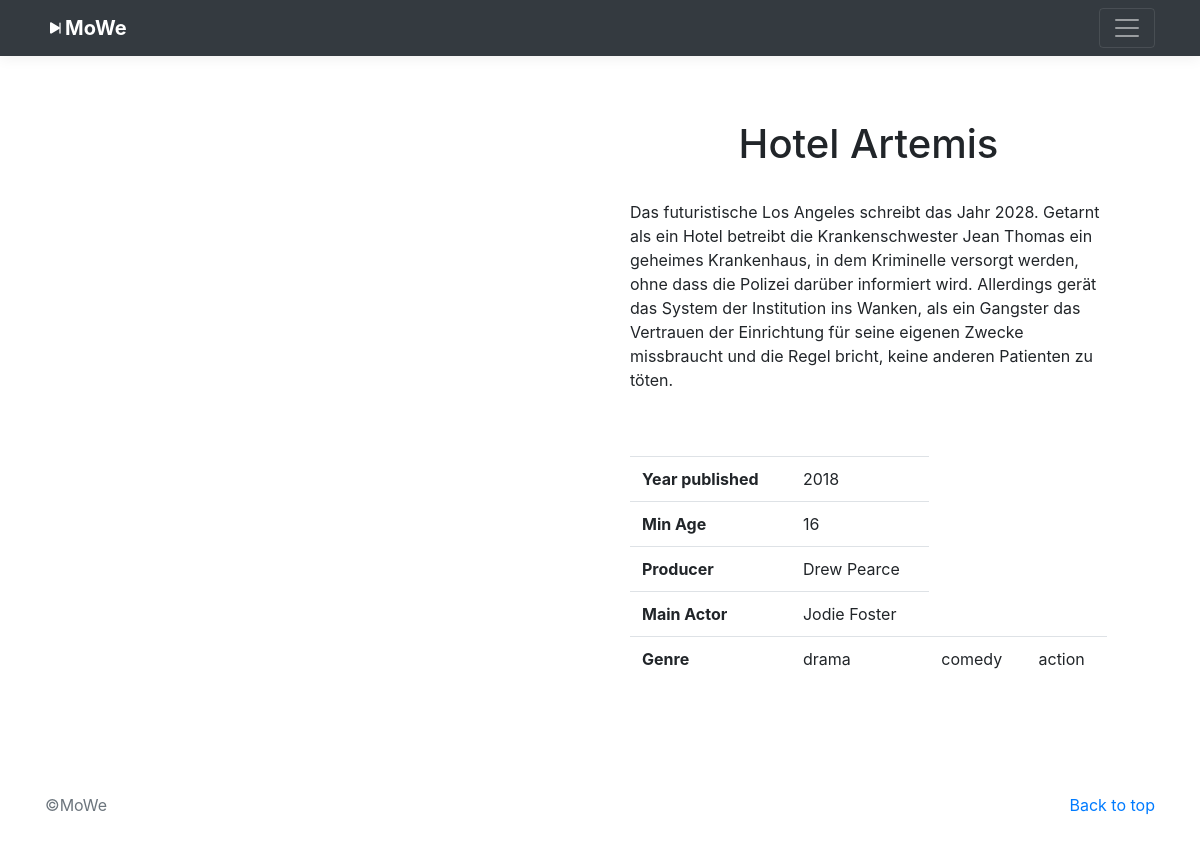
Screenshot of /php/movie_detail.php?pk=3 with the database file from the repository.
### tables this page shows
CREATE TABLE movie (
    movie_pk int NOT NULL AUTO_INCREMENT,
    name varchar(50),
    yearpublished int NOT NULL,
    producer varchar(50),
    imageURL varchar(250),
    description_short varchar(255),
    description varchar(1000),
    fsk int(2) NOT NULL,
    mainActor varchar(50),
    PRIMARY KEY (movie_pk)
);

CREATE TABLE genre (
    genre_pk int NOT NULL AUTO_INCREMENT,
    name varchar(20),
    PRIMARY KEY (genre_pk)
);

### php/movie_detail.php (the view, shortened to what this page needs)
<?php
    $con = mysqli_connect('localhost', 'root', '', 'movielibrary');
    include("include/header.php");
            $moviePk = $_REQUEST['pk'];
            $sql = "SELECT * FROM movie WHERE movie_pk = $moviePk";
            $movie = mysqli_query($con,$sql);
            $movieRow = mysqli_fetch_array($movie);
            $join = "SELECT g.name AS genre, m.* FROM genre g, movie m, movieGenre mg WHERE mg.movie_fk = m.movie_pk AND mg.genre_fk = g.genre_pk AND m.movie_pk = '$moviePk'";
            $getGenres = mysqli_query($con,$join);
            echo '
            <main role="main">
                <div class="container p-5">
                    <div class="row">
                        <div class="col-lg-6">
                            <div class="container">
                                <img class="img-fluid" src="'.$movieRow['imageURL'].'" alt="">
                            </div>
                        </div>
                        <div class="col-lg-6">
                            <div class="container pt-3">
                                <h1 class="text-center">'. $movieRow['name'].'</h1><br>
                                <p>'.$movieRow['description'].'</p><br><br>
                                <table class="table">
                                    <tbody>
                                        <tr>
                                            <th scope="row">Year published</th>
                                            <td>'.$movieRow['yearpublished'].'</td>
                                        </tr>
                                        <tr>
                                            <th scope="row">Min Age</th>
                                            <td>'.$movieRow['fsk'].'</td>
                                        </tr>
                                        <tr>
                                            <th scope="row">Producer</th>
                                            <td>'.$movieRow['producer'].'</td>
                                        </tr>
                                        <tr>
                                            <th scope="row">Main Actor</th>
                                            <td>'.$movieRow['mainActor'].'</td>
                                        </tr>
                                        <tr>
                                            <th scope="row">Genre</th>';
                                            while($g = mysqli_fetch_assoc($getGenres)){
                                                echo '<td>'.$g['genre'].'</td>';
                                            }
                                            echo'
                                        </tr>
                                    </tbody>
                                </table>
                            </div>
                        </div>
                    </div>
                </div>
            </main>
            <footer class="text-muted">
                <div class="container">
                    <p class="float-right">
                        <a class="text-decoration-none" href="#">Back to top</a>
                    </p>
                    <p>&copy;MoWe </p>
                </div>
            </footer>
        </body>
    </html>';
?>

### css/gallery.css (style rules this page uses)
:root { --jumbotron-padding-y: 3rem; }
footer { padding-top: 3rem; padding-bottom: 3rem; }
footer p { margin-bottom: .25rem; }

### rows the page displays
movie: name "Hotel Artemis", description "Das futuristische Los Angeles schreibt das Jahr 2028. Getarnt als ein Hotel betreibt die Krankenschwester Jean Thomas ein geheimes Krankenhaus, in dem Kriminelle versorgt werden, ohne dass die Polizei darüber informiert wird. Allerdings gerät das System der Institution ins Wanken, als ein Gangster das Vertrauen der Einrichtung für seine eigenen Zwecke missbraucht und die Regel bricht, keine anderen Patienten zu töten.", yearpublished "2018", fsk "16", producer "Drew Pearce", mainActor "Jodie Foster"
genre: name "drama"
genre: name "comedy"
genre: name "action"
